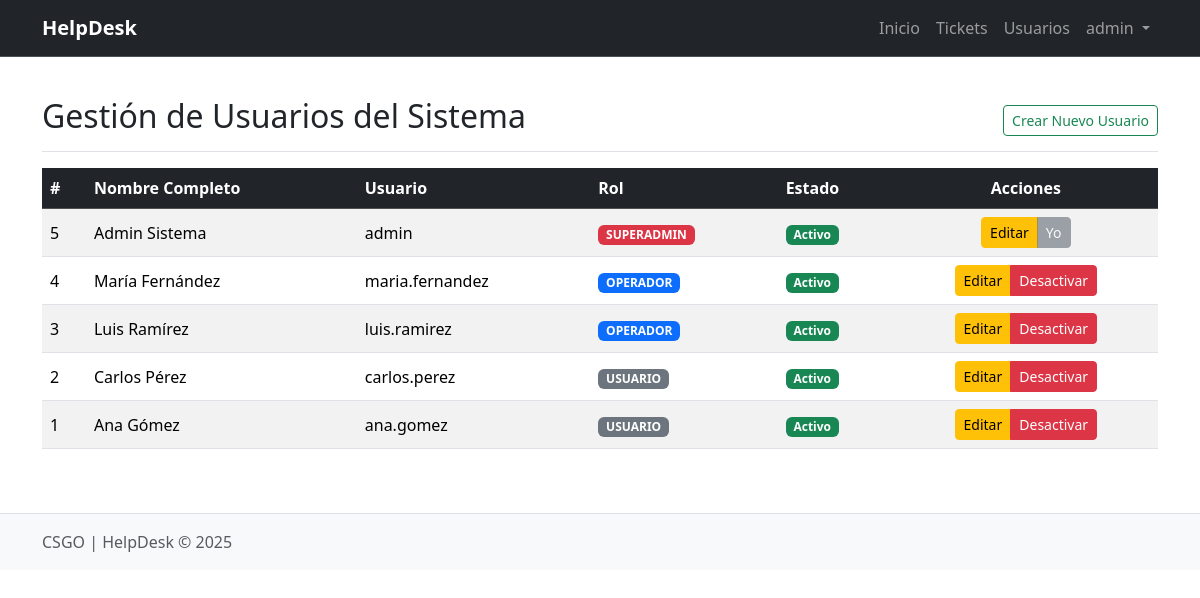
/users (signed in), run on the app's committed database.
### tables this page shows
CREATE TABLE usuario (
    id_usuario    INT AUTO_INCREMENT PRIMARY KEY,
    nombre_completo VARCHAR(150) NOT NULL,
    username      VARCHAR(50) NOT NULL UNIQUE,
    password_hash VARCHAR(255) NOT NULL,        
    id_rol        INT NOT NULL,
    activo        TINYINT(1) NOT NULL DEFAULT 1, 
    creado_en     DATETIME NOT NULL DEFAULT CURRENT_TIMESTAMP,
    actualizado_en DATETIME NULL,

    CONSTRAINT fk_usuario_rol
        FOREIGN KEY (id_rol) REFERENCES rol(id_rol)
);

CREATE TABLE rol (
    id_rol        INT AUTO_INCREMENT PRIMARY KEY,
    nombre        VARCHAR(50) NOT NULL UNIQUE  
);

### app/Core/View.php (called while the page is built, shortened)
<?php
class View
{
    public static function render($name, $data = [])
    {
        extract($data);
        $file = __DIR__ . '/../../app/View/' . strtolower($name) . '.view.php';
        require $file;
    }
}

### app/Core/Controller.php (called while the page is built, shortened)
<?php
class Controller
{
    protected function view($name, $data = [])
    {
        return View::render($name, $data);
    }
}

### app/Controllers/UserController.php (called while the page is built, shortened)
<?php
class UserController extends Controller
{
    public function index()
    {
        $usuarios = User::all();
        return $this->view('users/index', ['usuarios' => $usuarios]);
    }
}

### public/index.php (called while the page is built, shortened)
<?php
require __DIR__ . '/../app/Core/Router.php';
require __DIR__ . '/../app/Core/Controller.php';
require __DIR__ . '/../app/Core/Model.php';
require __DIR__ . '/../app/Core/View.php';
require_once __DIR__ . '/../config/database.php';
spl_autoload_register(function ($class) {
    $prefix = 'App\\';
    $base_dir = __DIR__ . '/../app/';
    $len = strlen($prefix);
    $relative_class = substr($class, $len);
    $file = $base_dir . str_replace('\\', '/', $relative_class) . '.php';
});
$router = new Router();
$router->add('GET', '/', 'HomeController@index');
$router->add('GET', '/tickets', 'TicketController@index');
$router->get('/tickets/create', 'TicketController@create');
$router->post('/tickets/create', 'TicketController@store');
$router->get('/tickets/show', 'TicketController@show');
$router->get('/tickets/asignados', 'TicketController@misAsignados');
$router->post('/tickets/asignar', 'TicketController@asignar');
$router->post('/tickets/cambiar-estado', 'TicketController@cambiarEstado');
$router->post('/tickets/aceptar-solucion', 'TicketController@aceptarSolucion');
$router->post('/tickets/denegar-solucion', 'TicketController@denegarSolucion');
$router->add('GET', '/login', 'AuthController@login');
$router->add('POST', '/login', 'AuthController@authenticate');
$router->add('GET', '/logout', 'AuthController@logout');
$router->add('GET', '/profile', 'ProfileController@edit');
$router->add('POST', '/profile/update', 'ProfileController@update');
$router->get('/users', 'UserController@index');
$router->get('/users/create', 'UserController@create');
$router->post('/users/create', 'UserController@store');
$router->get('/users/edit/{id}', 'UserController@edit');
$router->post('/users/edit/{id}', 'UserController@update');
$router->get('/users/deactivate/{id}', 'UserController@deactivate');
try {
    $uri = parse_url($_SERVER['REQUEST_URI'], PHP_URL_PATH);
    $method = $_SERVER['REQUEST_METHOD'];
    $router->dispatch($uri, $method);
} catch (Exception $e) {
    echo "Error: " . $e->getMessage();
}

### config/database.php (called while the page is built, shortened)
<?php
$envFile = __DIR__ . '/../.env';
$env = [];
return [
    'host' => $env['DB_HOST'] ?? '127.0.0.1',
    'dbname' => $env['DB_NAME'] ?? 'helpdesk',
    'username' => $env['DB_USER'] ?? 'helpuser',
    'password' => $env['DB_PASS'] ?? 'secret',
    'charset' => $env['DB_CHARSET'] ?? 'utf8mb4'
];

### app/Core/Model.php (called while the page is built, shortened)
<?php
class Model
{
    protected static $pdo;
    public static function connection()
    {
        if (!isset(self::$pdo)) {
            $config = require __DIR__ . '/../../config/database.php';
            try {
                self::$pdo = new PDO(
                    "mysql:host={$config['host']};dbname={$config['dbname']};charset={$config['charset']}",
                    $config['username'],
                    $config['password']
                );
                self::$pdo->setAttribute(PDO::ATTR_ERRMODE, PDO::ERRMODE_EXCEPTION);
            } catch (\PDOException $e) {
                die('Could not connect to the database: ' . $e->getMessage());
            }
        }
        return self::$pdo;
    }
}

### app/Models/User.php (called while the page is built, shortened)
<?php
class User extends Model
{
    public static function all()
    {
        $statement = self::connection()->query("SELECT usuario.*, rol.nombre AS rol_nombre
            FROM usuario INNER JOIN rol ON usuario.id_rol = rol.id_rol ORDER BY usuario.id_usuario DESC");
        return $statement->fetchAll(PDO::FETCH_OBJ);
    }
}

### app/View/users/index.view.php (the view, shortened to what this page needs)
<?php require __DIR__ . '/../layouts/header.php'; ?>
<div class="d-flex justify-content-between flex-wrap flex-md-nowrap align-items-center pt-3 pb-2 mb-3 border-bottom">
    <h1 class="h2">Gestión de Usuarios del Sistema</h1>
    <div class="btn-toolbar mb-2 mb-md-0">
        <a href="/users/create" class="btn btn-sm btn-outline-success">
            <i class="bi bi-person-plus"></i> Crear Nuevo Usuario
        </a>
    </div>
</div>
<div class="table-responsive">
    <table class="table table-striped table-hover align-middle">
        <thead class="table-dark">
            <tr>
                <th scope="col">#</th>
                <th scope="col">Nombre Completo</th>
                <th scope="col">Usuario</th>
                <th scope="col">Rol</th>
                <th scope="col">Estado</th>
                <th scope="col" class="text-center">Acciones</th>
            </tr>
        </thead>
        <tbody>
            <?php if (empty($usuarios)): ?>
                <tr>
                    <td colspan="6" class="text-center text-muted py-4">
                        No hay usuarios registrados aún.
                    </td>
                </tr>
            <?php else: ?>
                <?php foreach ($usuarios as $usuario): ?>
                    <tr>
                        <td><?= htmlspecialchars($usuario->id_usuario) ?></td>
                        <td><?= htmlspecialchars($usuario->nombre_completo) ?></td>
                        <td><?= htmlspecialchars($usuario->username) ?></td>
                        <td>
                            <span class="badge
                                <?php
                                    switch (strtoupper($usuario->rol_descripcion ?? $usuario->rol_nombre ?? '')) {
                                        case 'SUPERADMIN': echo 'bg-danger'; break;
                                        case 'OPERADOR':   echo 'bg-primary'; break;
                                        case 'USUARIO':    echo 'bg-secondary'; break;
                                    }
                                ?>">
                                <?= strtoupper($usuario->rol_descripcion ?? $usuario->rol_nombre ?? 'SIN ROL') ?>
                            </span>
                        </td>
                        <td>
                            <span class="badge <?= $usuario->activo ? 'bg-success' : 'bg-danger' ?>">
                                <?= $usuario->activo ? 'Activo' : 'Inactivo' ?>
                            </span>
                        </td>
                        <td class="text-center">
                            <div class="btn-group" role="group">
                                <a href="/users/edit/<?= $usuario->id_usuario ?>"
                                   class="btn btn-sm btn-warning" title="Editar">
                                    Editar
                                </a>
                                <?php if ($usuario->id_usuario != $_SESSION['user']['id_usuario']): ?>
                                    <a href="/users/deactivate/<?= $usuario->id_usuario ?>"
                                       class="btn btn-sm btn-danger" title="Desactivar"
                                       onclick="return confirm('¿Estás seguro de desactivar este usuario?')">
                                        Desactivar
                                    </a>
                                <?php else: ?>
                                    <button class="btn btn-sm btn-secondary" disabled>
                                        Yo
                                    </button>
                                <?php endif; ?>
                            </div>
                        </td>
                    </tr>
                <?php endforeach; ?>
            <?php endif; ?>
        </tbody>
    </table>
</div>
<?php require __DIR__ . '/../layouts/footer.php'; ?>

### app/Core/Router.php (shortened to what this page needs)
<?php
class Router
{
    protected $routes = [];
    public function add($method, $uri, $controller)
    {
        $this->routes[] = [
            'method' => $method,
            'uri' => $uri,
            'controller' => $controller
        ];
    }
    public function dispatch($uri, $method)
    {
        foreach ($this->routes as $route) {
            $pattern = preg_replace('/\{([a-zA-Z0-9_]+)\}/', '([^/]+)', $route['uri']);
            $pattern = "#^" . $pattern . "$#";
            if (preg_match($pattern, $uri, $matches) && $route['method'] === strtoupper($method)) {
                array_shift($matches);
                $this->callAction(
                    ...explode('@', $route['controller']),
                    params: $matches
                );
                return;
            }
        }
        throw new \Exception('No route found for this URI.');
    }
    protected function callAction($controller, $action, $params = [])
    {
        $controllerInstance = new $className;
        return call_user_func_array([$controllerInstance, $action], $params);
    }
}

### data on the page
usuario: id_usuario "5", nombre_completo "Admin Sistema", username "admin", id_rol.nombre "SUPERADMIN", activo "Activo", shows "Yo"
usuario: id_usuario "4", nombre_completo "María Fernández", username "maria.fernandez", id_rol.nombre "OPERADOR", activo "Activo"
usuario: id_usuario "3", nombre_completo "Luis Ramírez", username "luis.ramirez", id_rol.nombre "OPERADOR", activo "Activo"
usuario: id_usuario "2", nombre_completo "Carlos Pérez", username "carlos.perez", id_rol.nombre "USUARIO", activo "Activo"
usuario: id_usuario "1", nombre_completo "Ana Gómez", username "ana.gomez", id_rol.nombre "USUARIO", activo "Activo"
